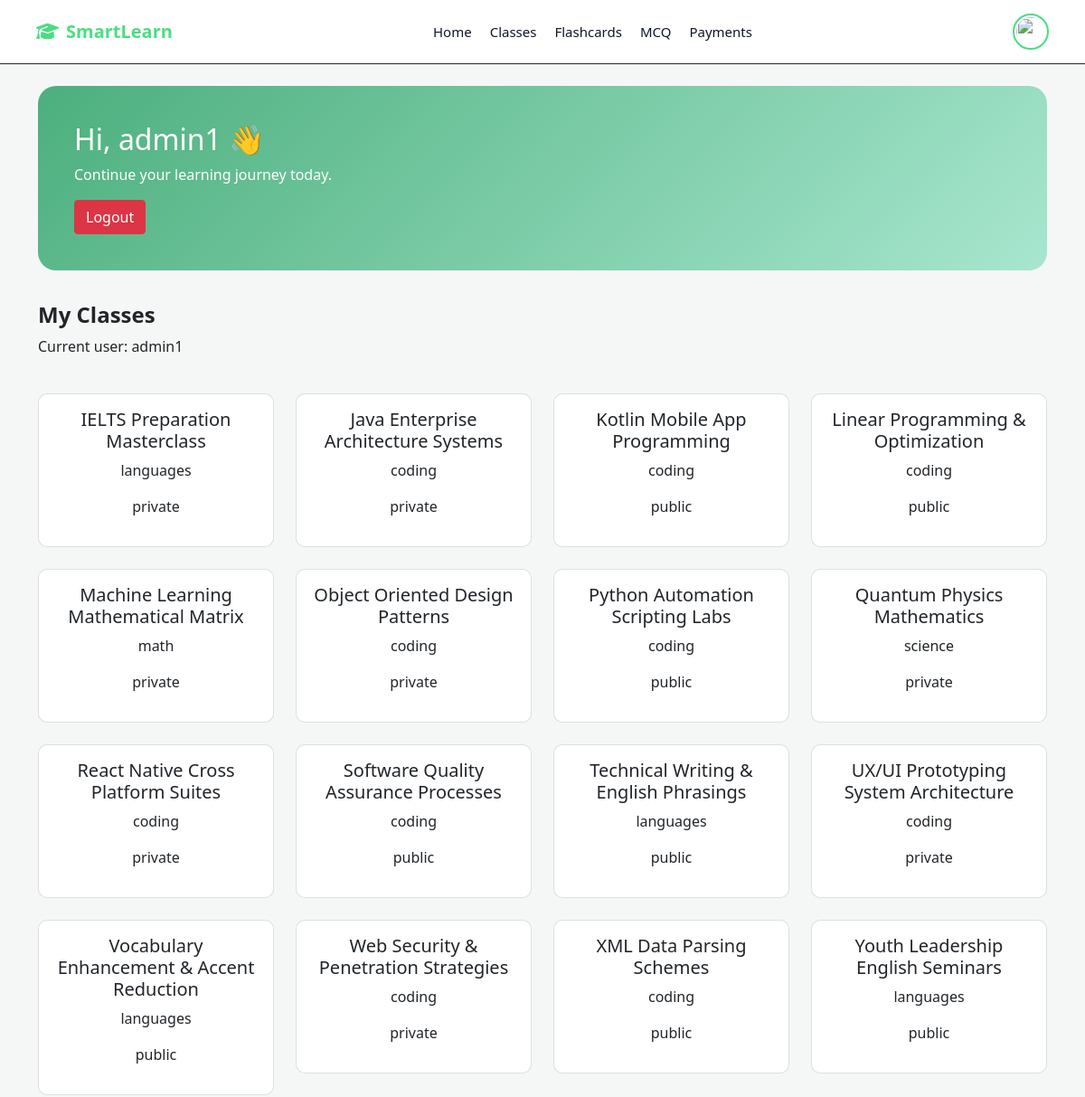
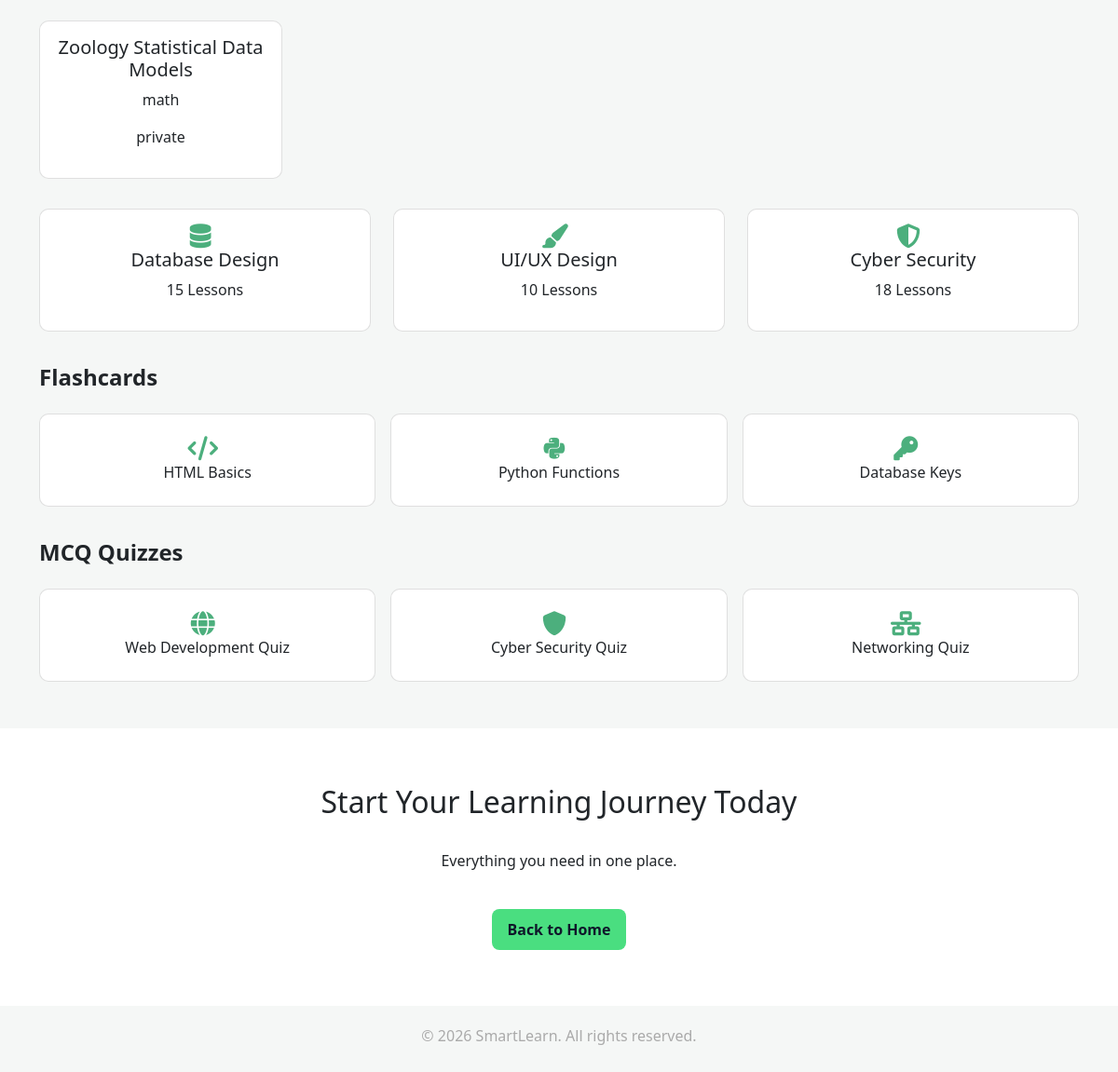
Page /dashboard/ (signed in) on the committed database (2 pictures, top to bottom).
### smartlearnApp/models.py (models this page shows, shortened)
class Classroom(models.Model):
    SUBJECT_CHOICES = [
        ('math', 'Mathematics'),
        ('science', 'Science'),
        ('coding', 'Coding/IT'),
        ('languages', 'Languages'),
        ('arts', 'Arts & Design'),
    ]
    CLASS_TYPES = [
        ('public', 'Public'),
        ('private', 'Private'),
    ]
    class_id = models.AutoField(primary_key=True)
    owner = models.ForeignKey(User, on_delete=models.CASCADE, related_name='owned_classrooms', null=True, blank=True)
    title = models.CharField(max_length=255, null=True, blank=True)
    description = models.TextField()
    subject = models.CharField(max_length=50, choices=SUBJECT_CHOICES, default='math')
    class_type = models.CharField(max_length=20, choices=CLASS_TYPES, default='public', null=True, blank=True)
    price = models.DecimalField(max_digits=10, decimal_places=2, default=0.00)
    created_at = models.DateTimeField(auto_now_add=True)
    created_from_site = models.BooleanField(default=False)

### smartlearnApp/views.py (the view)
# urls.py: path('dashboard/', views.dashboard_view, name='dashboard'), # Ensure this matches views.dashboard_view
@login_required(login_url='login')
def dashboard_view(request):
    print(request.user.username)
    my_classes = Classroom.objects.filter(
        owner=request.user,
        created_from_site=True
    )
    return render(request, 'dashboard.html', {
        'my_classes': my_classes,
    })

### smartlearnApp/templates/dashboard.html (shortened to what this page needs)
{% load static %}
<!DOCTYPE html>
<html lang="en">
<head>
    <link href="https://cdn.jsdelivr.net/npm/bootstrap@5.0.0/dist/css/bootstrap.min.css" rel="stylesheet">
    <link rel="stylesheet" href="https://cdnjs.cloudflare.com/ajax/libs/font-awesome/6.5.2/css/all.min.css">
</head>
<body style="background:#f5f7f6;">
    <div class="navbar">
        <div class="logo">
            <i class="fa-solid fa-graduation-cap"></i> SmartLearn
        </div>
        <nav>
            <a href="{% url 'home' %}">Home</a>
            <a href="{% url 'my_classes' %}">Classes</a>
            <a href="#">Flashcards</a>
            <a href="#">MCQ</a>
            <a href="payment.html">Payments</a>
        </nav>
        <div style="display:flex; align-items:center; gap:15px;">
            <img src="https://cdn-icons-png.flaticon.com/512/3135/3135715.png" style="width:40px; height:40px; border-radius:50%;">
        </div>
    </div>
    <div class="container">
        <div class="hero mt-4">
            <h2>
                Hi, {{ request.user.username }} 👋
            </h2>
            <p>Continue your learning journey today.</p>
            <a href="{% url 'logout' %}" class="btn btn-danger">Logout</a>
        </div>
        <h4 class="section-title">My Classes</h4>
          <p>Current user: {{ request.user.username }}</p>
        <div class="row g-4 mt-2">
        {% for classroom in my_classes %}
        <div class="col-md-3">
           <div class="course-card card p-3 text-center">
                <h5>{{ classroom.title }}</h5>
                <p>{{ classroom.subject }}</p>
                <p>
                    {{ classroom.class_type }}
                </p>
           </div>
       </div>
        {% empty %}
        <p>No classes created yet.</p>
         {% endfor %}
        </div>
    <div class="row g-4 mt-2">
    <div class="col-md-4">
        <div class="course-card card p-3 text-center">
            <i class="fa-solid fa-database icon-lg"></i>
            <h5>Database Design</h5>
            <p>15 Lessons</p>
        </div>
    </div>
    <div class="col-md-4">
        <div class="course-card card p-3 text-center">
            <i class="fa-solid fa-paint-brush icon-lg"></i>
            <h5>UI/UX Design</h5>
            <p>10 Lessons</p>
        </div>
    </div>
    <div class="col-md-4">
        <div class="course-card card p-3 text-center">
            <i class="fa-solid fa-shield-halved icon-lg"></i>
            <h5>Cyber Security</h5>
            <p>18 Lessons</p>
        </div>
    </div>
</div>
        <h4 class="section-title">Flashcards</h4>
        <div class="row g-3 mt-2">
            <div class="col-md-4">
                <div class="small-card card p-4 text-center">
                    <i class="fa-solid fa-code icon-lg"></i> HTML Basics
                </div>
            </div>
            <div class="col-md-4">
                <div class="small-card card p-4 text-center">
                    <i class="fa-brands fa-python icon-lg"></i> Python Functions
                </div>
            </div>
            <div class="col-md-4">
                <div class="small-card card p-4 text-center">
                    <i class="fa-solid fa-key icon-lg"></i> Database Keys
                </div>
            </div>
        </div>
        <h4 class="section-title">MCQ Quizzes</h4>
        <div class="row g-3 mt-2">
            <div class="col-md-4">
                <div class="small-card card p-4 text-center">
                    <i class="fa-solid fa-globe icon-lg"></i> Web Development Quiz
                </div>
            </div>
            <div class="col-md-4">
                <div class="small-card card p-4 text-center">
                    <i class="fa-solid fa-shield icon-lg"></i> Cyber Security Quiz
                </div>
            </div>
            <div class="col-md-4">
                <div class="small-card card p-4 text-center">
                    <i class="fa-solid fa-network-wired icon-lg"></i> Networking Quiz
                </div>
            </div>
        </div>
    </div>
    <section class="cta">
        <h2>Start Your Learning Journey Today</h2><br>
        <p>Everything you need in one place.</p><br>
        <button class="btn-primary" onclick="goToHome()">Back to Home</button>
    </section>
    <footer>
        <p>© 2026 SmartLearn. All rights reserved.</p>
    </footer>
</body>
</html>

### smartlearnApp/templates/dashboard.html (style rules this page uses)
.navbar { display: flex; justify-content: space-between; align-items: center; padding: 15px 40px; background: white; position: sticky; top: 0; z-index: 1000; border-bottom: 1px solid #1f2937; }
.logo { font-size: 20px; font-weight: bold; color: #4ade80; display: flex; align-items: center; gap: 8px; }
.navbar nav { display: flex; gap: 20px; }
.navbar nav a { text-decoration: none; color: #0f172a; font-size: 15px; transition: 0.3s; }
.btn-primary { background: #4ade80; color: #0f172a; border: none; padding: 10px 16px; border-radius: 8px; font-weight: 600; cursor: pointer; transition: 0.3s; }
.navbar img { border: 2px solid #4ade80; padding: 2px; }
.hero { background: linear-gradient(135deg, #4CAF7D, #a8e6cf); color: white; padding: 40px; border-radius: 20px; margin-top: 25px; }
.course-card, .small-card { transition: 0.3s; border-radius: 10px; }
.section-title { margin-top: 35px; font-weight: 700; }
.icon-lg { font-size: 26px; color: #4CAF7D; margin-right: 10px; }
.cta { margin-top: 50px; text-align: center; padding: 60px; background: white; }
footer { text-align: center; padding: 20px; color: #aaa; }

### rows in the picture
Classroom: title "IELTS Preparation Masterclass", subject "languages", class_type "private"
Classroom: title "Java Enterprise Architecture Systems", subject "coding", class_type "private"
Classroom: title "Kotlin Mobile App Programming", subject "coding", class_type "public"
Classroom: title "Linear Programming & Optimization", subject "coding", class_type "public"
Classroom: title "Machine Learning Mathematical Matrix", subject "math", class_type "private"
Classroom: title "Object Oriented Design Patterns", subject "coding", class_type "private"
Classroom: title "Python Automation Scripting Labs", subject "coding", class_type "public"
Classroom: title "Quantum Physics Mathematics", subject "science", class_type "private"
Classroom: title "React Native Cross Platform Suites", subject "coding", class_type "private"
Classroom: title "Software Quality Assurance Processes", subject "coding", class_type "public"
Classroom: title "Technical Writing & English Phrasings", subject "languages", class_type "public"
Classroom: title "UX/UI Prototyping System Architecture", subject "coding", class_type "private"
Classroom: title "Vocabulary Enhancement & Accent Reduction", subject "languages", class_type "public"
Classroom: title "Web Security & Penetration Strategies", subject "coding", class_type "private"
Classroom: title "XML Data Parsing Schemes", subject "coding", class_type "public"
Classroom: title "Youth Leadership English Seminars", subject "languages", class_type "public"
Classroom: title "Zoology Statistical Data Models", subject "math", class_type "private"

### other values in the picture
{{ request.user.username }} "admin1"
